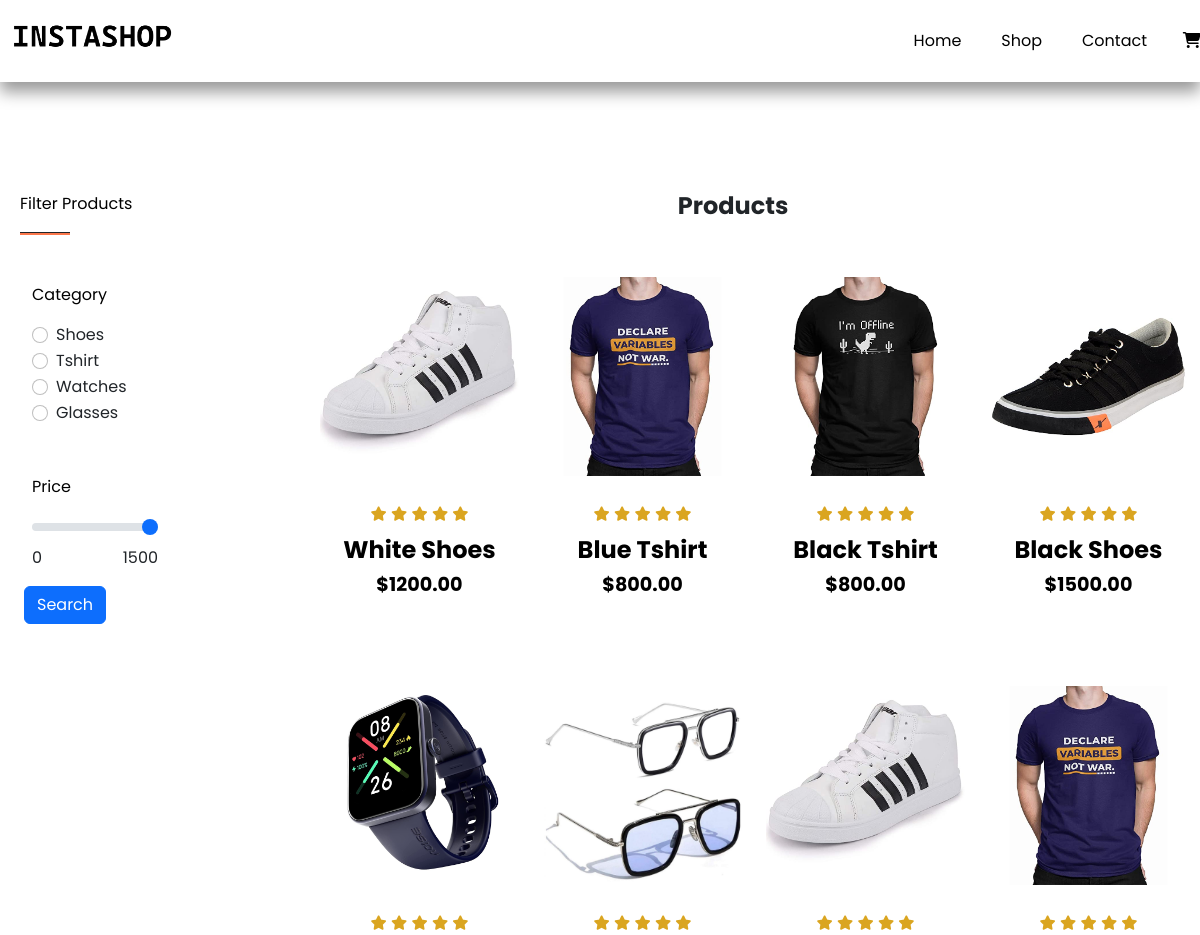
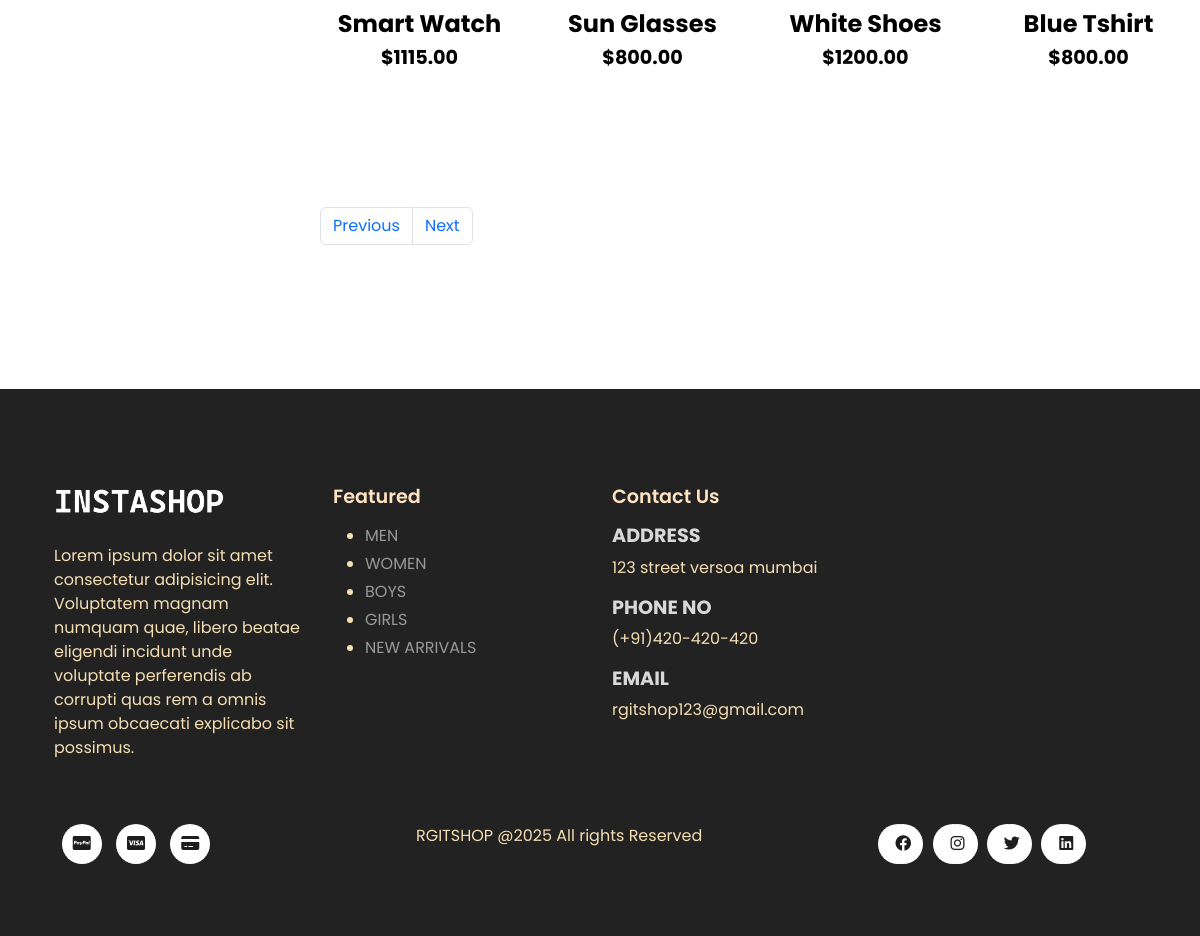
The page /shop.php on the database its author committed (2 pictures, top to bottom).
### tables this page shows
CREATE TABLE `products` (
  `product_id` int(11) NOT NULL,
  `product_name` varchar(100) NOT NULL,
  `product_category` varchar(100) NOT NULL,
  `product_description` varchar(255) NOT NULL,
  `product_image` varchar(255) NOT NULL,
  `product_image2` varchar(255) NOT NULL,
  `product_image3` varchar(255) NOT NULL,
  `product_image4` varchar(255) NOT NULL,
  `product_price` decimal(6,2) NOT NULL,
  `product_special_offer` int(11) NOT NULL,
  `product_color` varchar(100) NOT NULL
);

### shop.php (the view, shortened to what this page needs)
<?php
include('server/connection.php');
if(isset($_POST['search'])){
  if(isset($_GET['page_no'] ) && $_GET['page_no']!=""){
    $page_no=$_GET['page_no'];
    }else{
        $page_no=1;
    }
    $category = $_POST['category'];
    $price = $_POST['price'];
    $stmt1 = $conn->prepare("SELECT count(*) as total_records FROM products where product_category=? AND product_price<=?");
    $stmt1->bind_param("si", $category, $price);
    $stmt1->execute();
    $stmt1->bind_result($total_records);
    $stmt1->store_result();
    $stmt1->fetch();
    $total_records_per_page = 8;
    $offset = ($page_no-1) * $total_pages;
    $previous_page = $page_no - 1;
    $next_page = $page_no + 1;
    $adjacents = "2";
    $total_no_of_pages = ceil($total_records / $total_records_per_page);
    $stmt2 = $conn->prepare("SELECT * FROM products where product_category=? AND product_price<=? LIMIT $offset, $total_records_per_page");
    $stmt2->bind_param("si", $category, $price);
    $stmt2->execute();
    $products = $stmt2->get_result();
}else{
  if(isset($_GET['page_no'] ) && $_GET['page_no']!=""){
    $page_no=$_GET['page_no'];
    }else{
        $page_no=1;
    }
    $stmt1 = $conn->prepare("SELECT count(*) as total_records FROM products");
    $stmt1->execute();
    $stmt1->bind_result($total_records);
    $total_records_per_page = 8;
    $offset = ($page_no-1) * $total_pages;
    $total_no_of_pages = ceil($total_records / $total_records_per_page);
    $stmt2 = $conn->prepare("SELECT * FROM products LIMIT $offset, $total_records_per_page");
    $stmt2->execute();
    $products = $stmt2->get_result();
}
?>
<!DOCTYPE html>
<html lang="en">
  <body>
    <section id="search" class="my-5 py-5 ms-2 col-3 left ">
      <div class="container mt-5 my-5">
        <p>Filter Products</p>
        <hr>
      </div>
      <form action="shop.php" method="POST">
        <div class="row mx-auto container">
          <div class="col-lg-12 cod-md-12 col-sm-12">
            <p>Category</p>
              <div class="form-check">
                <input class="form-check-input" value="Shoes" type="radio" name="category" id="category_one" <?php if(isset($category) && $category=="Shoes"){echo "checked";} ?>>
                <label  class="form-check-lable" for="flexRadioDefault1">
                  Shoes
                </label>
              </div>
              <div class="form-check">
                <input class="form-check-input" value="Tshirt" type="radio" name="category" id="category_two" <?php if(isset($category) && $category=="Tshirt"){echo "checked";} ?>>
                <label  class="form-check-lable" for="flexRadioDefault2">
                  Tshirt
                </label>
              </div>
              <div class="form-check">
                <input class="form-check-input" value="Watches" type="radio" name="category" id="category_two" <?php if(isset($category) && $category=="Watches"){echo "checked";} ?>>
                <label  class="form-check-lable" for="flexRadioDefault2">
                  Watches
                </label>
              </div>
              <div class="form-check">
                <input class="form-check-input" value="Glasses" type="radio" name="category" id="category_two" <?php if(isset($category) && $category=="Glasses"){echo "checked";} ?>>
                <label  class="form-check-lable" for="flexRadioDefault2">
                  Glasses
                </label>
              </div>
          </div>
        </div>
        <div class="row mx-auto container mt-5">
          <div class="col-lg-12 col-md-12 col-sm-12">
            <p>Price</p>
            <input type="range" class="form-range w-50" name="price" value="<?php if(isset($price)){echo $price;}else{echo "1500";} ?>" min="1" max="1500"  id="customRange2">
            <div class="w-50">
              <span style="float: left;">0</span>
              <span style="float: right;">1500</span>
            </div>
          </div>
        </div>
        <div class="form-group my-3 mx-3">
          <input type="submit" name="search" value="Search" class="btn btn-primary">
        </div>
      </form>
    </section>
    <section id="shop" class="my-5 py-5 right">
      <div class="container text-center mt-5 py-5">
        <h3>Products</hr>
      </div>
      <a href="<?php echo "single_product.php?product_id=".$row['product_id']?>"><div class="row mx-auto">
      <?php while ($row = $products->fetch_assoc()){?>
        <div onclick="window.location.href='single_product.php'" class="product text-center col-lg-3 col-md-4 col-sm-12">
          <a href="<?php echo "single_product.php?product_id=".$row['product_id']?>"><img class="img-fluid mb-3"  src="./assets/imgs/<?php echo $row['product_image' ]; ?>" /></a>
          <div class="stars">
            <i class="fas fa-star"></i>
            <i class="fas fa-star"></i>
            <i class="fas fa-star"></i>
            <i class="fas fa-star"></i>
            <i class="fas fa-star"></i>
          </div>
          <a href="<?php echo "single_product.php?product_id=".$row['product_id']?>"><h3 class="p-name"><?php echo $row['product_name']; ?></h3>
          <h4 class="p-price">$<?php echo $row['product_price']; ?></h4></a>
          <a href="<?php echo "single_product.php?product_id=".$row['product_id']?>"><button class="buy-btn">Buy Now</button></a>
        </div>
        <?php } ?>
        <nav aria-label="Page navigation example">
          <ul class="pagination my-5">
            <li class="page-item" <?php if($page_no<=1){echo 'disabled';}?> ">
              <a class="page-link" href="<?php if($page_no<=1){echo '#';}else{echo "?page_no=".$page_no-1;}?>">Previous</a>
            </li>
            <li class="page-item" <?php if($page_no >= $total_no_of_pages){echo 'disabled';}?> ">
              <a class="page-link" href="<?php if($page_no >= $total_no_of_pages){echo '#';}else{echo "?page_no=".($page_no+1);}?>">Next</a>
            </li>
          </ul>
        </nav>
      </div>
    </section>
  </body>
</html>

### assets/css/style.css (style rules this page uses)
* { margin: 0; padding: 0; box-sizing: border-box; }
.nav-buttons { margin-left: 60%; }
a { text-decoration: none; color: black; }
body { font-family: 'Poppins', sans-serif; }
h3 { font-size: 1.5rem; font-weight: 700; }
h4 { font-size: 1.2rem; font-weight: 700; }
h5 { color: bisque; font-size: 1.2rem; font-weight: 600; }
h6 { font-size: 1.2rem; font-weight: 700; }
p { color: black; }
hr { width: 50px; height: 3px; opacity: 1; background-color: #fb774b; }
.navbar { font-size: 16px; padding-top: 1rem !important; padding-bottom: 1rem !important; top: 0; left: 0; box-shadow: 0 10px 15px rgba(0,0,0,0.4); }
.navbar-light .navbar-nav .nav-link { padding: 0 20px; color: black; transition: 0.5s ease; }
.navbar i { font-size: 2ream; color: black; size: 16px; padding: 0 0.7px; transition: 0.5s ease; cursor: pointer; margin-left: 15px; }
.navbar img { width: 160px; }
.product { cursor: pointer; margin-bottom: 2rem; }
.product img { transition: 0.4 all; }
.stars { padding: 10px 0; }
.stars i { font-size: 0.9rem; color: goldenrod; }
footer { background-color: #222222; }
footer h6 { color: #d8d8d8; font-weight: 700; font-size: 1.2rem; }
footer p { color: wheat; }
footer li { padding-bottom: 4px; }
footer li a { font-size: 1rem; color: #999; text-decoration: none; }
footer .copyright a { color: #1d1d1d; height: 40px; width: 40px; background-color: #ffff; display: inline-block; text-align: center; line-height: 38px; border-radius: 70%; transition: 0.4 ease; margin: 0 5px; }
footer .copyright i { color: #1d1d1d; height: 40px; width: 40px; background-color: #ffff; display: inline-block; text-align: center; line-height: 38px; border-radius: 70%; transition: 0.4 ease; margin: 0 5px; }
footer .footer-one { color: wheat; }
footer img { width: 170px;; }

### shop.php (style rules this page uses)
section.left { float: left; }

### rows shown on the page
products: product_image (picture), product_name "White Shoes", product_price "1200.00"
products: product_image (picture), product_name "Blue Tshirt", product_price "800.00"
products: product_image (picture), product_name "Black Tshirt", product_price "800.00"
products: product_image (picture), product_name "Black Shoes", product_price "1500.00"
products: product_image (picture), product_name "Smart Watch", product_price "1115.00"
products: product_image (picture), product_name "Sun Glasses", product_price "800.00"
products: product_image (picture), product_name "White Shoes", product_price "1200.00"
products: product_image (picture), product_name "Blue Tshirt", product_price "800.00"
